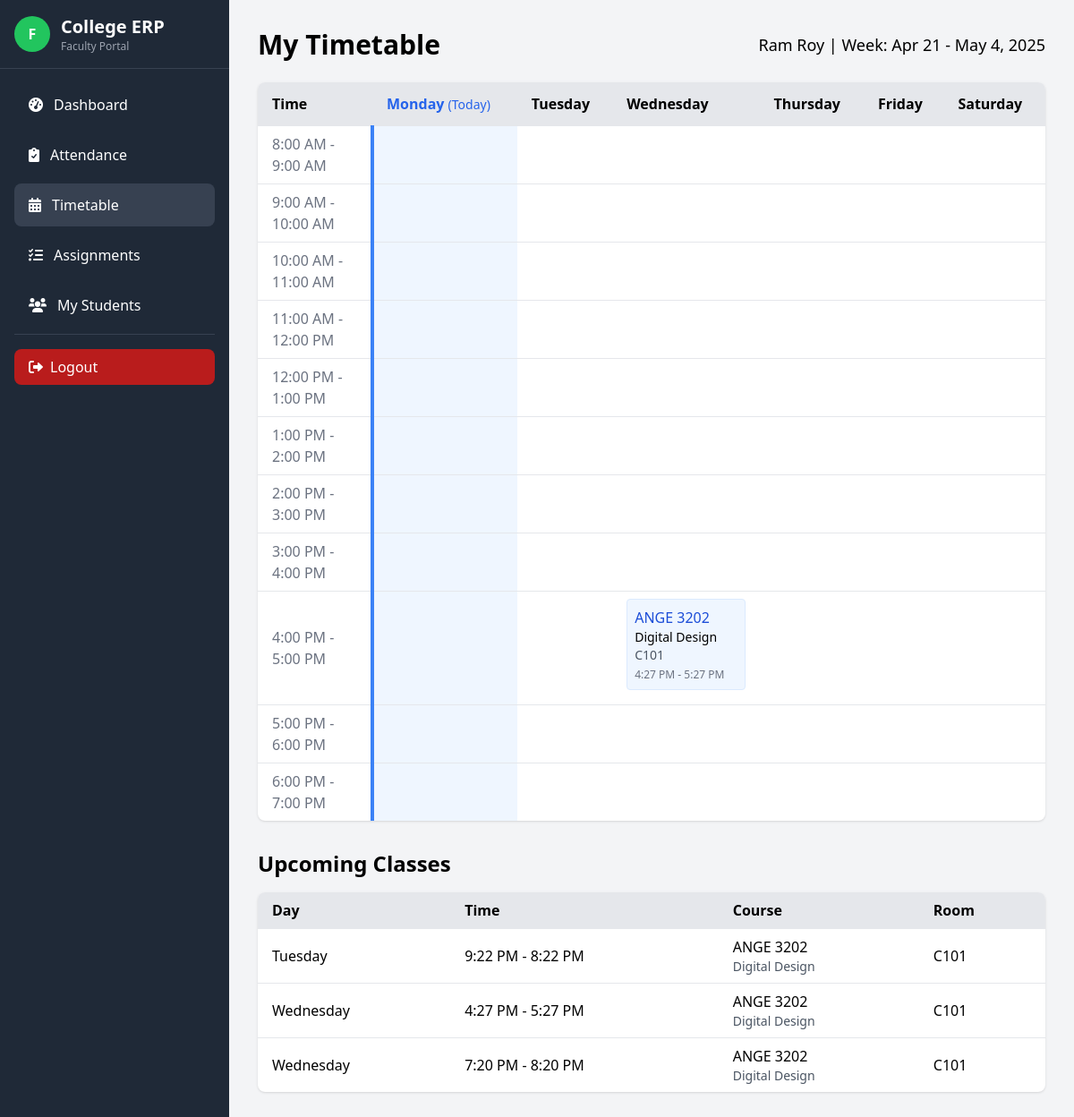
Screenshot of /faculty/timetable.php (signed in) with the database file from the repository.
### tables this page shows
CREATE TABLE IF NOT EXISTS `faculty` (
  `faculty_id` int NOT NULL AUTO_INCREMENT,
  `user_id` int DEFAULT NULL,
  `full_name` varchar(100) NOT NULL,
  `department` varchar(50) NOT NULL,
  `contact` varchar(20) DEFAULT NULL,
  PRIMARY KEY (`faculty_id`),
  UNIQUE KEY `user_id` (`user_id`)
);

CREATE TABLE IF NOT EXISTS `timetable` (
  `id` int NOT NULL AUTO_INCREMENT,
  `course_id` int DEFAULT NULL,
  `faculty_id` int DEFAULT NULL,
  `day` varchar(10) NOT NULL,
  `class_date` date NOT NULL,
  `start_time` time NOT NULL,
  `end_time` time NOT NULL,
  `room` varchar(20) NOT NULL,
  PRIMARY KEY (`id`)
);

CREATE TABLE IF NOT EXISTS `subjects` (
  `subject_id` int NOT NULL AUTO_INCREMENT,
  `subject_code` varchar(20) NOT NULL,
  `subject_name` varchar(100) NOT NULL,
  `program_id` int DEFAULT NULL,
  `semester` int NOT NULL,
  `credits` int NOT NULL,
  PRIMARY KEY (`subject_id`),
  UNIQUE KEY `subject_code` (`subject_code`)
);

CREATE TABLE IF NOT EXISTS `classrooms` (
  `room_id` int NOT NULL AUTO_INCREMENT,
  `room_name` varchar(50) NOT NULL,
  `building` varchar(50) NOT NULL,
  `capacity` int NOT NULL,
  PRIMARY KEY (`room_id`),
  UNIQUE KEY `room_name` (`room_name`)
);

### faculty/timetable.php (the view, shortened to what this page needs)
<?php
require_once '../config/db.php';
$stmt = $pdo->prepare("SELECT faculty_id, full_name FROM faculty WHERE user_id = ?");
$stmt->execute([$_SESSION['user_id']]);
$faculty = $stmt->fetch();
$current_day = date('l');
$week_start = date('Y-m-d', strtotime('last Monday'));
$week_end = date('Y-m-d', strtotime('next Sunday'));
$timetable = $pdo->prepare("
    SELECT t.*, s.subject_code, s.subject_name, p.program_name, c.room_name
    FROM timetable t
    JOIN subjects s ON t.course_id = s.subject_id
    JOIN programs p ON s.program_id = p.program_id
    JOIN classrooms c ON t.room = c.room_name
    WHERE t.faculty_id = ?
    ORDER BY
        CASE t.day
            WHEN 'Monday' THEN 1 WHEN 'Tuesday' THEN 2 WHEN 'Wednesday' THEN 3
            WHEN 'Thursday' THEN 4 WHEN 'Friday' THEN 5 WHEN 'Saturday' THEN 6
        END,
        t.start_time
");
$timetable->execute([$faculty['faculty_id']]);
$timetable = $timetable->fetchAll();
$timetable_by_day = [];
foreach ($timetable as $class) {
    $timetable_by_day[$class['day']][] = $class;
}
$days = ['Monday', 'Tuesday', 'Wednesday', 'Thursday', 'Friday', 'Saturday'];
?>
<!DOCTYPE html>
<html lang="en">
<head>
    <script src="https://cdn.tailwindcss.com"></script>
    <link rel="stylesheet" href="https://cdnjs.cloudflare.com/ajax/libs/font-awesome/6.0.0/css/all.min.css">
</head>
<body class="bg-gray-100">
    <?php include '../includes/faculty_sidebar.php'; ?>
    <div class="ml-64 p-8">
        <div class="flex justify-between items-center mb-6">
            <h1 class="text-3xl font-bold">My Timetable</h1>
            <div class="text-lg font-medium">
                <?= $faculty['full_name'] ?> | Week: <?= date('M j', strtotime($week_start)) ?> - <?= date('M j, Y', strtotime($week_end)) ?>
            </div>
        </div>
        <div class="bg-white rounded-lg shadow overflow-hidden">
            <div class="overflow-x-auto">
                <table class="min-w-full">
                    <thead class="bg-gray-200">
                        <tr>
                            <th class="w-32 py-3 px-4 text-left">Time</th>
                            <?php foreach ($days as $day): ?>
                            <th class="py-3 px-4 text-left <?= $day === $current_day ? 'text-blue-600 font-bold' : '' ?>">
                                <?= $day ?>
                                <?php if ($day === $current_day): ?>
                                    <span class="text-sm font-normal">(Today)</span>
                                <?php endif; ?>
                            </th>
                            <?php endforeach; ?>
                        </tr>
                    </thead>
                    <tbody>
                        <?php
                        for ($hour = 8; $hour <= 18; $hour++):
                            $time_slot = sprintf('%02d:00', $hour);
                            $next_slot = sprintf('%02d:00', $hour + 1);
                        ?>
                        <tr class="border-t">
                            <td class="py-2 px-4 text-gray-500">
                                <?= date('g:i A', strtotime($time_slot)) ?> - <?= date('g:i A', strtotime($next_slot)) ?>
                            </td>
                            <?php foreach ($days as $day): ?>
                            <td class="py-2 px-4 <?= $day === $current_day ? 'today' : '' ?>">
                                <?php
                                if (isset($timetable_by_day[$day])) {
                                    foreach ($timetable_by_day[$day] as $class) {
                                        $class_start = date('H:i', strtotime($class['start_time']));
                                        if ($class_start >= $time_slot && $class_start < $next_slot) {
                                            echo '<div class="mb-2 p-2 bg-blue-50 rounded border border-blue-100">';
                                            echo '<div class="font-medium text-blue-700">'.$class['subject_code'].'</div>';
                                            echo '<div class="text-sm">'.$class['subject_name'].'</div>';
                                            echo '<div class="text-sm text-gray-600">'.$class['room_name'].'</div>';
                                            echo '<div class="text-xs text-gray-500 mt-1">';
                                            echo date('g:i A', strtotime($class['start_time'])).' - '.date('g:i A', strtotime($class['end_time']));
                                            echo '</div>';
                                            echo '</div>';
                                        }
                                    }
                                }
                                ?>
                            </td>
                            <?php endforeach; ?>
                        </tr>
                        <?php endfor; ?>
                    </tbody>
                </table>
            </div>
        </div>
        <div class="mt-8">
            <h2 class="text-2xl font-bold mb-4">Upcoming Classes</h2>
            <?php
            $upcoming = $pdo->prepare("
                SELECT t.*, s.subject_code, s.subject_name, c.room_name
                FROM timetable t
                JOIN subjects s ON t.course_id = s.subject_id
                JOIN classrooms c ON t.room = c.room_name
                WHERE t.faculty_id = ?
                AND (t.day = ? AND t.start_time > TIME(NOW()) OR t.day > ?)
                ORDER BY t.day, t.start_time
                LIMIT 5
            ");
            $upcoming->execute([$faculty['faculty_id'], $current_day, $current_day]);
            $upcoming_classes = $upcoming->fetchAll();
            ?>
            <?php if (empty($upcoming_classes)): ?>
                <div class="bg-white p-4 rounded-lg shadow">
                    <p class="text-gray-500">No upcoming classes for the rest of the week.</p>
                </div>
            <?php else: ?>
                <div class="bg-white rounded-lg shadow overflow-hidden">
                    <table class="min-w-full">
                        <thead class="bg-gray-200">
                            <tr>
                                <th class="py-2 px-4 text-left">Day</th>
                                <th class="py-2 px-4 text-left">Time</th>
                                <th class="py-2 px-4 text-left">Course</th>
                                <th class="py-2 px-4 text-left">Room</th>
                            </tr>
                        </thead>
                        <tbody>
                            <?php foreach ($upcoming_classes as $class): ?>
                            <tr class="border-t hover:bg-gray-50">
                                <td class="py-2 px-4"><?= $class['day'] ?></td>
                                <td class="py-2 px-4"><?= date('g:i A', strtotime($class['start_time'])) ?> - <?= date('g:i A', strtotime($class['end_time'])) ?></td>
                                <td class="py-2 px-4">
                                    <div class="font-medium"><?= $class['subject_code'] ?></div>
                                    <div class="text-sm text-gray-600"><?= $class['subject_name'] ?></div>
                                </td>
                                <td class="py-2 px-4"><?= $class['room_name'] ?></td>
                            </tr>
                            <?php endforeach; ?>
                        </tbody>
                    </table>
                </div>
            <?php endif; ?>
        </div>
    </div>
</body>
</html>

### faculty/timetable.php (style rules this page uses)
.today { background-color: #EFF6FF; border-left: 4px solid #3B82F6; }

### rows the page displays
faculty: full_name "Ram Roy"
timetable: subjects.subject_code "ANGE 3202", subjects.subject_name "Digital Design", classrooms.room_name "C101", start_time "4:27 PM", end_time "5:27 PM", day "Wednesday"
timetable: day "Tuesday", start_time "9:22 PM", end_time "8:22 PM", subjects.subject_code "ANGE 3202", subjects.subject_name "Digital Design", classrooms.room_name "C101"
timetable: day "Wednesday", start_time "7:20 PM", end_time "8:20 PM", subjects.subject_code "ANGE 3202", subjects.subject_name "Digital Design", classrooms.room_name "C101"

### other values shown
$day "Monday"
$day "Tuesday"
$day "Wednesday"
$day "Thursday"
$day "Friday"
$day "Saturday"
date('g:i A', strtotime($time_slot)) "8:00 AM"
date('g:i A', strtotime($next_slot)) "9:00 AM"
date('g:i A', strtotime($time_slot)) "9:00 AM"
date('g:i A', strtotime($next_slot)) "10:00 AM"
date('g:i A', strtotime($time_slot)) "10:00 AM"
date('g:i A', strtotime($next_slot)) "11:00 AM"
date('g:i A', strtotime($time_slot)) "11:00 AM"
date('g:i A', strtotime($next_slot)) "12:00 PM"
date('g:i A', strtotime($time_slot)) "12:00 PM"
